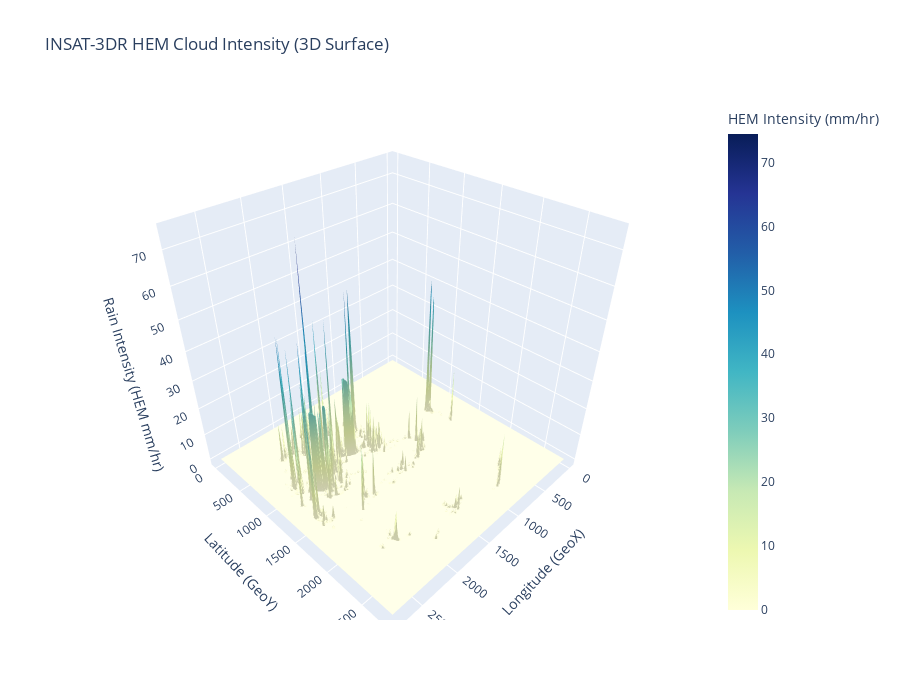

The notebook cell this image was saved under:
### Code cell
fig.update_layout(
    title="INSAT-3DR HEM Cloud Intensity (3D Surface)",
    scene=dict(
        xaxis_title="Longitude (GeoX)",
        yaxis_title="Latitude (GeoY)",
        zaxis_title="Rain Intensity (HEM mm/hr)"
    ),
    height=700
)

fig.show()

### Figure 1 — Plotly figure (JSON) as saved in the notebook; plotly's stock layout.template omitted (floating-point values rounded to 4 significant figures; data arrays with more than 128 entries replaced by an {"elided": "..."} marker saying what was removed)
{"data": [{"colorbar": {"title": {"text": "HEM Intensity (mm/hr)"}}, "colorscale": [[0, "rgb(255,255,217)"], [0.125, "rgb(237,248,177)"], [0.25, "rgb(199,233,180)"], [0.375, "rgb(127,205,187)"], [0.5, "rgb(65,182,196)"], [0.625, "rgb(29,145,192)"], [0.75, "rgb(34,94,168)"], [0.875, "rgb(37,52,148)"], [1, "rgb(8,29,88)"]], "type": "surface", "x": {"elided": "282x281 int values"}, "y": {"elided": "282x281 int values"}, "z": {"elided": "282x281 float values"}}], "layout": {"height": 700, "scene": {"xaxis": {"title": {"text": "Longitude (GeoX)"}}, "yaxis": {"title": {"text": "Latitude (GeoY)"}}, "zaxis": {"title": {"text": "Rain Intensity (HEM mm/hr)"}}}, "title": {"text": "INSAT-3DR HEM Cloud Intensity (3D Surface)"}}}
